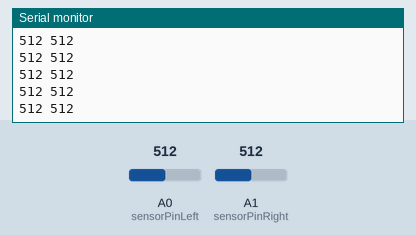
A sketch run on a simulated Arduino Uno, built with avr-gcc and run on an emulated ATmega328P. On the bench: the last lines printed to the serial monitor. The inputs (shaded band) are chosen by the test bench; at power-on: A0 (sensorPinLeft) = 512, A1 (sensorPinRight) = 512.

Above: at 1.2 s.
1.3 s: A0 (sensorPinLeft) set to 716
At 1.56 s:
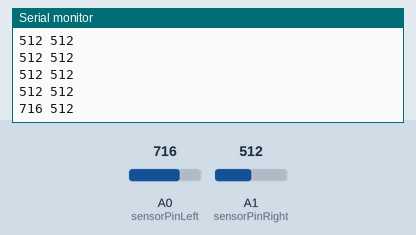
2.8 s: A1 (sensorPinRight) set to 716
At 2.96 s:
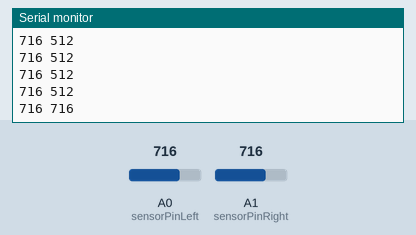
4.3 s: A0 (sensorPinLeft) set to 900
At 4.37 s:
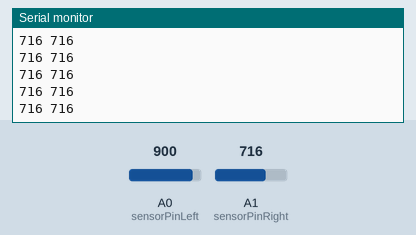
5.8 s: A1 (sensorPinRight) set to 900
At 5.97 s:
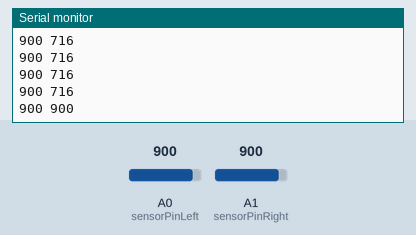
Timing chart, 0 to 8.3 s (numbered marks = the images above; inputs shaded):
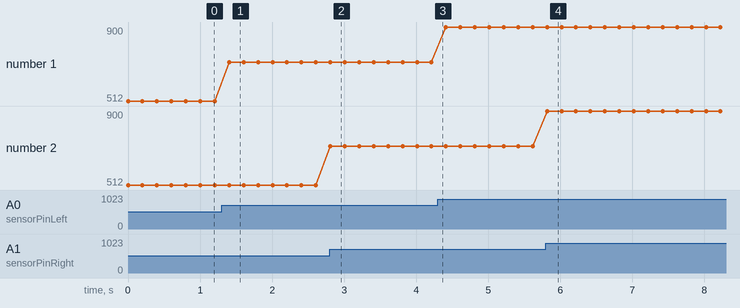

Measured:
- after the input at 1.3 s, the serial monitor: prints a new line after 0.10 s (image 1)
- after the input at 2.8 s, the serial monitor: prints a new line at once (image 2)
- after the input at 5.8 s, the serial monitor: prints a new line at once (image 4)
- plotted number 1: 512 → 716 after the input at 1.3 s, 716 → 900 after the input at 4.3 s

The sketch:

Calibration.ino
```cpp
const int sensorPinLeft = A0; //pin A0 to read analog input
const int sensorPinRight = A1;


//Variables:

int valueLeft; //save analog value
int valueRight;


void setup(){
  Serial.begin(9600);       //Begin serial communication
}

boolean getStateRight(){
  valueRight = analogRead(sensorPinRight);       //Read and save analog value from potentiometer
  if(valueRight > 70){
    return true;
  }
  return false;
}

boolean getStateLeft(){
  valueLeft = analogRead(sensorPinLeft);
  if(valueLeft > 70){
    return true;
  }
  return false;
}


void loop(){
  Serial.print(analogRead(sensorPinLeft));               //Print value
  Serial.print(" ");
  Serial.println(analogRead(sensorPinRight));               //Print value

  delay(200);

}
```
